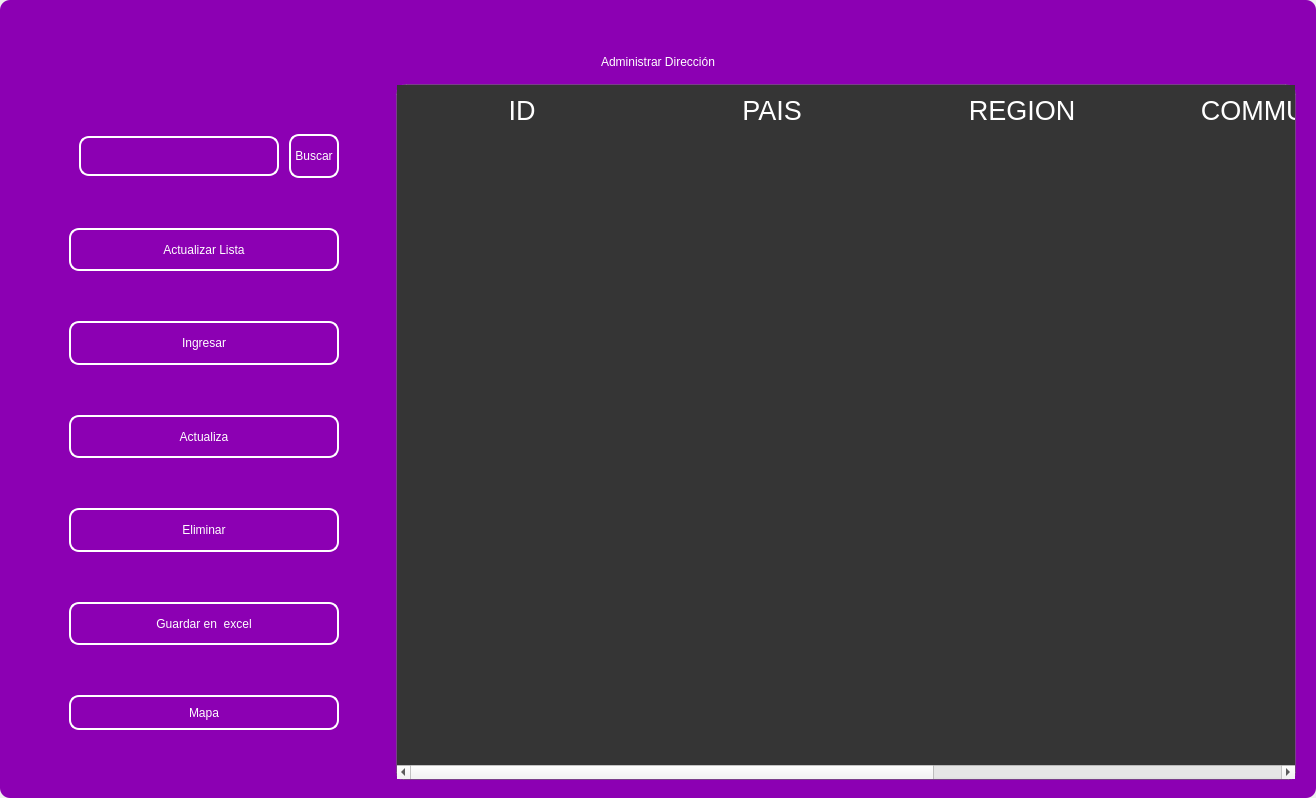
<?xml version="1.0" encoding="UTF-8"?>
<ui version="4.0">
 <class>MainWindow</class>
 <widget class="QMainWindow" name="MainWindow">
  <property name="geometry">
   <rect>
    <x>0</x>
    <y>0</y>
    <width>1316</width>
    <height>798</height>
   </rect>
  </property>
  <property name="windowTitle">
   <string>MainWindow</string>
  </property>
  <property name="styleSheet">
   <string notr="true"/>
  </property>
  <widget class="QWidget" name="centralwidget">
   <property name="styleSheet">
    <string notr="true"/>
   </property>
   <layout class="QVBoxLayout" name="verticalLayout">
    <property name="spacing">
     <number>0</number>
    </property>
    <property name="leftMargin">
     <number>0</number>
    </property>
    <property name="topMargin">
     <number>0</number>
    </property>
    <property name="rightMargin">
     <number>0</number>
    </property>
    <property name="bottomMargin">
     <number>0</number>
    </property>
    <item>
     <widget class="QFrame" name="frame">
      <property name="enabled">
       <bool>true</bool>
      </property>
      <property name="styleSheet">
       <string notr="true">
QFrame {
border-radius:10px;
background-color: rgb(140, 0, 179);
 }
</string>
      </property>
      <property name="frameShape">
       <enum>QFrame::StyledPanel</enum>
      </property>
      <property name="frameShadow">
       <enum>QFrame::Raised</enum>
      </property>
      <layout class="QVBoxLayout" name="verticalLayout_2">
       <item>
        <widget class="QFrame" name="frame_superior">
         <property name="minimumSize">
          <size>
           <width>0</width>
           <height>40</height>
          </size>
         </property>
         <property name="maximumSize">
          <size>
           <width>16777215</width>
           <height>40</height>
          </size>
         </property>
         <property name="styleSheet">
          <string notr="true">QPushButton{
border-radius:18px;
}

QPushButton:hover{
	background-color: rgb(0, 0, 0);
}
</string>
         </property>
         <property name="frameShape">
          <enum>QFrame::StyledPanel</enum>
         </property>
         <property name="frameShadow">
          <enum>QFrame::Raised</enum>
         </property>
         <layout class="QHBoxLayout" name="horizontalLayout_3">
          <property name="spacing">
           <number>4</number>
          </property>
          <property name="leftMargin">
           <number>0</number>
          </property>
          <property name="topMargin">
           <number>0</number>
          </property>
          <property name="rightMargin">
           <number>0</number>
          </property>
          <property name="bottomMargin">
           <number>0</number>
          </property>
          <item>
           <widget class="QPushButton" name="btn_icon">
            <property name="text">
             <string/>
            </property>
            <property name="iconSize">
             <size>
              <width>40</width>
              <height>40</height>
             </size>
            </property>
           </widget>
          </item>
          <item>
           <spacer name="horizontalSpacer_2">
            <property name="orientation">
             <enum>Qt::Horizontal</enum>
            </property>
            <property name="sizeHint" stdset="0">
             <size>
              <width>443</width>
              <height>20</height>
             </size>
            </property>
           </spacer>
          </item>
          <item>
           <widget class="QPushButton" name="btn_exit">
            <property name="minimumSize">
             <size>
              <width>38</width>
              <height>38</height>
             </size>
            </property>
            <property name="maximumSize">
             <size>
              <width>38</width>
              <height>38</height>
             </size>
            </property>
            <property name="cursor">
             <cursorShape>PointingHandCursor</cursorShape>
            </property>
            <property name="text">
             <string/>
            </property>
            <property name="iconSize">
             <size>
              <width>35</width>
              <height>35</height>
             </size>
            </property>
           </widget>
          </item>
          <item>
           <widget class="QPushButton" name="bt_minimizar">
            <property name="minimumSize">
             <size>
              <width>38</width>
              <height>38</height>
             </size>
            </property>
            <property name="maximumSize">
             <size>
              <width>38</width>
              <height>38</height>
             </size>
            </property>
            <property name="cursor">
             <cursorShape>PointingHandCursor</cursorShape>
            </property>
            <property name="text">
             <string/>
            </property>
            <property name="icon">
             <iconset>
              <normaloff>image/minus.svg</normaloff>image/minus.svg</iconset>
            </property>
            <property name="iconSize">
             <size>
              <width>38</width>
              <height>38</height>
             </size>
            </property>
           </widget>
          </item>
          <item>
           <widget class="QPushButton" name="bt_maximizar">
            <property name="minimumSize">
             <size>
              <width>38</width>
              <height>38</height>
             </size>
            </property>
            <property name="maximumSize">
             <size>
              <width>38</width>
              <height>38</height>
             </size>
            </property>
            <property name="cursor">
             <cursorShape>PointingHandCursor</cursorShape>
            </property>
            <property name="text">
             <string/>
            </property>
            <property name="icon">
             <iconset>
              <normaloff>image/chevron-up.svg</normaloff>image/chevron-up.svg</iconset>
            </property>
            <property name="iconSize">
             <size>
              <width>38</width>
              <height>38</height>
             </size>
            </property>
           </widget>
          </item>
          <item>
           <widget class="QPushButton" name="bt_restaurar">
            <property name="minimumSize">
             <size>
              <width>38</width>
              <height>38</height>
             </size>
            </property>
            <property name="maximumSize">
             <size>
              <width>38</width>
              <height>38</height>
             </size>
            </property>
            <property name="cursor">
             <cursorShape>PointingHandCursor</cursorShape>
            </property>
            <property name="text">
             <string/>
            </property>
            <property name="icon">
             <iconset>
              <normaloff>image/chevron-down.svg</normaloff>image/chevron-down.svg</iconset>
            </property>
            <property name="iconSize">
             <size>
              <width>38</width>
              <height>38</height>
             </size>
            </property>
           </widget>
          </item>
          <item>
           <widget class="QPushButton" name="bt_cerrar">
            <property name="minimumSize">
             <size>
              <width>38</width>
              <height>38</height>
             </size>
            </property>
            <property name="maximumSize">
             <size>
              <width>38</width>
              <height>38</height>
             </size>
            </property>
            <property name="cursor">
             <cursorShape>PointingHandCursor</cursorShape>
            </property>
            <property name="text">
             <string/>
            </property>
            <property name="icon">
             <iconset>
              <normaloff>image/x.svg</normaloff>image/x.svg</iconset>
            </property>
            <property name="iconSize">
             <size>
              <width>38</width>
              <height>38</height>
             </size>
            </property>
           </widget>
          </item>
         </layout>
        </widget>
       </item>
       <item>
        <widget class="QLabel" name="label">
         <property name="styleSheet">
          <string notr="true">font: 30pt &quot;MS Shell Dlg 2&quot;;
color: rgb(255, 255, 255);</string>
         </property>
         <property name="text">
          <string>Administrar Dirección</string>
         </property>
         <property name="alignment">
          <set>Qt::AlignCenter</set>
         </property>
        </widget>
       </item>
       <item>
        <widget class="QFrame" name="frame_3">
         <property name="minimumSize">
          <size>
           <width>0</width>
           <height>0</height>
          </size>
         </property>
         <property name="frameShape">
          <enum>QFrame::StyledPanel</enum>
         </property>
         <property name="frameShadow">
          <enum>QFrame::Raised</enum>
         </property>
         <layout class="QHBoxLayout" name="horizontalLayout_4">
          <property name="leftMargin">
           <number>9</number>
          </property>
          <property name="topMargin">
           <number>9</number>
          </property>
          <property name="rightMargin">
           <number>9</number>
          </property>
          <item>
           <layout class="QVBoxLayout" name="verticalLayout_4">
            <property name="spacing">
             <number>50</number>
            </property>
            <property name="sizeConstraint">
             <enum>QLayout::SetDefaultConstraint</enum>
            </property>
            <property name="leftMargin">
             <number>50</number>
            </property>
            <property name="topMargin">
             <number>50</number>
            </property>
            <property name="rightMargin">
             <number>50</number>
            </property>
            <property name="bottomMargin">
             <number>50</number>
            </property>
            <item>
             <layout class="QHBoxLayout" name="horizontalLayout">
              <property name="spacing">
               <number>10</number>
              </property>
              <property name="leftMargin">
               <number>10</number>
              </property>
              <property name="topMargin">
               <number>0</number>
              </property>
              <property name="bottomMargin">
               <number>0</number>
              </property>
              <item>
               <widget class="QLineEdit" name="searchtxt">
                <property name="minimumSize">
                 <size>
                  <width>200</width>
                  <height>25</height>
                 </size>
                </property>
                <property name="maximumSize">
                 <size>
                  <width>150</width>
                  <height>40</height>
                 </size>
                </property>
                <property name="styleSheet">
                 <string notr="true">QLabel {
	color: rgb(255, 255, 254);
	font: 12pt &quot;Arial&quot;;
	background-color: rgba(0, 0, 0,0);
}

QTextEdit{
background-color: rgba(0, 0, 0,0);
border-radius:10px; 
font: 12pt &quot;Arial&quot;;
color: rgb(255, 255, 254);
border: 2px solid  rgb(255, 255, 255);

}

QTextEdit:hover{
background-color: rgba(0, 0, 0,0);
border-radius:10px; 
font: 12pt &quot;Arial&quot;;
border: 2px solid  rgb(120, 0, 171);
}

QTextEdit:focus{
background-color: rgb(0, 0, 0);
border-radius:10px; 
font: 12pt &quot;Arial&quot;;
border: 2px solid rgb(120, 0, 171);
}

QLineEdit{
background-color: rgba(0, 0, 0,0);
border-radius:10px; 
font: 12pt &quot;Arial&quot;;
color: rgb(255, 255, 254);
border: 2px solid  rgb(255, 255, 255);

}

QLineEdit:hover{
background-color: rgba(0, 0, 0,0);
border-radius:10px; 
font: 12pt &quot;Arial&quot;;
border: 2px solid  rgb(120, 0, 171);
}

QLineEdit:focus{
background-color: rgb(0, 0, 0);
border-radius:10px; 
font: 12pt &quot;Arial&quot;;
border: 2px solid rgb(120, 0, 171);
}

QCheckBox{
	font: 12pt &quot;Arial&quot;;
	color: rgb(255, 255, 255);
}

QCheckBox::indicator {
    width: 18px;
    height:18px;
}

QCheckBox::indicator:unchecked {
   background-image: url(image/square.svg);
}

QCheckBox::indicator:checked {
   background-image: url(image/check-square.svg);
}

QPushButton{
border-radius:10px; 
font: 12pt &quot;Arial&quot;;
color: rgb(255, 255, 254);
border: 2px solid #ffffff;
}

QPushButton:hover{
border-radius:10px; 
font: 12pt &quot;Arial&quot;;
color: rgb(255, 255, 255);
border: 2px solid rgb(120, 0, 171);
	background-color: rgb(120, 0, 171);
}
</string>
                </property>
               </widget>
              </item>
              <item>
               <widget class="QPushButton" name="btn_search">
                <property name="sizePolicy">
                 <sizepolicy hsizetype="Minimum" vsizetype="Fixed">
                  <horstretch>0</horstretch>
                  <verstretch>0</verstretch>
                 </sizepolicy>
                </property>
                <property name="minimumSize">
                 <size>
                  <width>0</width>
                  <height>15</height>
                 </size>
                </property>
                <property name="maximumSize">
                 <size>
                  <width>100</width>
                  <height>50</height>
                 </size>
                </property>
                <property name="cursor">
                 <cursorShape>PointingHandCursor</cursorShape>
                </property>
                <property name="styleSheet">
                 <string notr="true">QPushButton{
border-radius:10px; 
font: 12pt &quot;Arial&quot;;
color: rgb(255, 255, 254);
border: 2px solid #ffffff;
}

QPushButton:hover{
border-radius:10px; 
font: 12pt &quot;Arial&quot;;
color: rgb(255, 255, 255);
border: 2px solid rgb(120, 0, 171);
	background-color: rgb(120, 0, 171);
}</string>
                </property>
                <property name="text">
                 <string>Buscar</string>
                </property>
               </widget>
              </item>
             </layout>
            </item>
            <item>
             <widget class="QPushButton" name="btn_get">
              <property name="minimumSize">
               <size>
                <width>50</width>
                <height>40</height>
               </size>
              </property>
              <property name="maximumSize">
               <size>
                <width>300</width>
                <height>50</height>
               </size>
              </property>
              <property name="cursor">
               <cursorShape>PointingHandCursor</cursorShape>
              </property>
              <property name="styleSheet">
               <string notr="true">QPushButton{
border-radius:10px; 
font: 12pt &quot;Arial&quot;;
color: rgb(255, 255, 254);
border: 2px solid #ffffff;
}

QPushButton:hover{
border-radius:10px; 
font: 12pt &quot;Arial&quot;;
color: rgb(255, 255, 255);
border: 2px solid rgb(120, 0, 171);
	background-color: rgb(120, 0, 171);
}</string>
              </property>
              <property name="text">
               <string>Actualizar Lista</string>
              </property>
              <property name="iconSize">
               <size>
                <width>35</width>
                <height>35</height>
               </size>
              </property>
             </widget>
            </item>
            <item>
             <widget class="QPushButton" name="btn_add">
              <property name="minimumSize">
               <size>
                <width>0</width>
                <height>40</height>
               </size>
              </property>
              <property name="maximumSize">
               <size>
                <width>300</width>
                <height>50</height>
               </size>
              </property>
              <property name="cursor">
               <cursorShape>PointingHandCursor</cursorShape>
              </property>
              <property name="styleSheet">
               <string notr="true">QPushButton{
border-radius:10px; 
font: 12pt &quot;Arial&quot;;
color: rgb(255, 255, 254);
border: 2px solid #ffffff;
}

QPushButton:hover{
border-radius:10px; 
font: 12pt &quot;Arial&quot;;
color: rgb(255, 255, 255);
border: 2px solid rgb(120, 0, 171);
	background-color: rgb(120, 0, 171);
}</string>
              </property>
              <property name="text">
               <string>Ingresar</string>
              </property>
              <property name="iconSize">
               <size>
                <width>35</width>
                <height>35</height>
               </size>
              </property>
             </widget>
            </item>
            <item>
             <widget class="QPushButton" name="btn_update">
              <property name="minimumSize">
               <size>
                <width>0</width>
                <height>40</height>
               </size>
              </property>
              <property name="maximumSize">
               <size>
                <width>300</width>
                <height>50</height>
               </size>
              </property>
              <property name="cursor">
               <cursorShape>PointingHandCursor</cursorShape>
              </property>
              <property name="styleSheet">
               <string notr="true">QPushButton{
border-radius:10px; 
font: 12pt &quot;Arial&quot;;
color: rgb(255, 255, 254);
border: 2px solid #ffffff;
}

QPushButton:hover{
border-radius:10px; 
font: 12pt &quot;Arial&quot;;
color: rgb(255, 255, 255);
border: 2px solid rgb(120, 0, 171);
	background-color: rgb(120, 0, 171);
}</string>
              </property>
              <property name="text">
               <string>Actualiza</string>
              </property>
              <property name="iconSize">
               <size>
                <width>35</width>
                <height>35</height>
               </size>
              </property>
             </widget>
            </item>
            <item>
             <widget class="QPushButton" name="btn_delete">
              <property name="minimumSize">
               <size>
                <width>0</width>
                <height>40</height>
               </size>
              </property>
              <property name="maximumSize">
               <size>
                <width>300</width>
                <height>50</height>
               </size>
              </property>
              <property name="cursor">
               <cursorShape>PointingHandCursor</cursorShape>
              </property>
              <property name="styleSheet">
               <string notr="true">QPushButton{
border-radius:10px; 
font: 12pt &quot;Arial&quot;;
color: rgb(255, 255, 254);
border: 2px solid #ffffff;
}

QPushButton:hover{
border-radius:10px; 
font: 12pt &quot;Arial&quot;;
color: rgb(255, 255, 255);
border: 2px solid rgb(120, 0, 171);
	background-color: rgb(120, 0, 171);
}</string>
              </property>
              <property name="text">
               <string>Eliminar</string>
              </property>
              <property name="iconSize">
               <size>
                <width>35</width>
                <height>35</height>
               </size>
              </property>
             </widget>
            </item>
            <item>
             <widget class="QPushButton" name="btn_excel">
              <property name="minimumSize">
               <size>
                <width>10</width>
                <height>40</height>
               </size>
              </property>
              <property name="maximumSize">
               <size>
                <width>300</width>
                <height>50</height>
               </size>
              </property>
              <property name="cursor">
               <cursorShape>PointingHandCursor</cursorShape>
              </property>
              <property name="styleSheet">
               <string notr="true">QPushButton{
border-radius:10px; 
font: 12pt &quot;Arial&quot;;
color: rgb(255, 255, 254);
border: 2px solid #ffffff;
}

QPushButton:hover{
border-radius:10px; 
font: 12pt &quot;Arial&quot;;
color: rgb(255, 255, 255);
border: 2px solid rgb(120, 0, 171);
	background-color: rgb(120, 0, 171);
}</string>
              </property>
              <property name="text">
               <string>Guardar en  excel</string>
              </property>
              <property name="iconSize">
               <size>
                <width>35</width>
                <height>35</height>
               </size>
              </property>
             </widget>
            </item>
            <item>
             <widget class="QPushButton" name="btn_maps">
              <property name="minimumSize">
               <size>
                <width>0</width>
                <height>35</height>
               </size>
              </property>
              <property name="styleSheet">
               <string notr="true">QPushButton{
border-radius:10px; 
font: 12pt &quot;Arial&quot;;
color: rgb(255, 255, 254);
border: 2px solid #ffffff;
}

QPushButton:hover{
border-radius:10px; 
font: 12pt &quot;Arial&quot;;
color: rgb(255, 255, 255);
border: 2px solid rgb(120, 0, 171);
	background-color: rgb(120, 0, 171);
}</string>
              </property>
              <property name="text">
               <string>Mapa</string>
              </property>
             </widget>
            </item>
           </layout>
          </item>
          <item>
           <widget class="QTableWidget" name="table_address">
            <property name="minimumSize">
             <size>
              <width>900</width>
              <height>0</height>
             </size>
            </property>
            <property name="maximumSize">
             <size>
              <width>700</width>
              <height>16777215</height>
             </size>
            </property>
            <property name="styleSheet">
             <string notr="true">QTableView {

	border: 1px solid rgba(255,255,255,40);
	border-bottom-right-radius: 7px; 
	border-bottom-left-radius: 7px; 
	color: white;
	font: 15pt &quot;MS Shell Dlg 2&quot;;
	background-color: rgb(53, 53, 53);
}

QHeaderView::section {
background-color: rgb(53, 53, 53);
color: white;
border: none;
height: 50px;
font-size: 20pt;
}

QTableView::item {
    border-style: none;
    border-bottom: 1px solid rgba(255,255,255,50);
    padding-left: auto;
    padding-right: auto;
}

QTableView::item:selected{
	border: none;
	color: rgb(255, 255, 255);
    background-color: rgba(255, 255, 255, 50);
}
</string>
            </property>
            <property name="lineWidth">
             <number>1</number>
            </property>
            <property name="editTriggers">
             <set>QAbstractItemView::NoEditTriggers</set>
            </property>
            <attribute name="horizontalHeaderDefaultSectionSize">
             <number>250</number>
            </attribute>
            <column>
             <property name="text">
              <string>ID</string>
             </property>
            </column>
            <column>
             <property name="text">
              <string>PAIS</string>
             </property>
            </column>
            <column>
             <property name="text">
              <string>REGION</string>
             </property>
            </column>
            <column>
             <property name="text">
              <string>COMMUNE</string>
             </property>
            </column>
            <column>
             <property name="text">
              <string>DESCRIPCIÓN</string>
             </property>
            </column>
           </widget>
          </item>
         </layout>
        </widget>
       </item>
      </layout>
     </widget>
    </item>
   </layout>
  </widget>
 </widget>
 <resources/>
 <connections/>
</ui>
